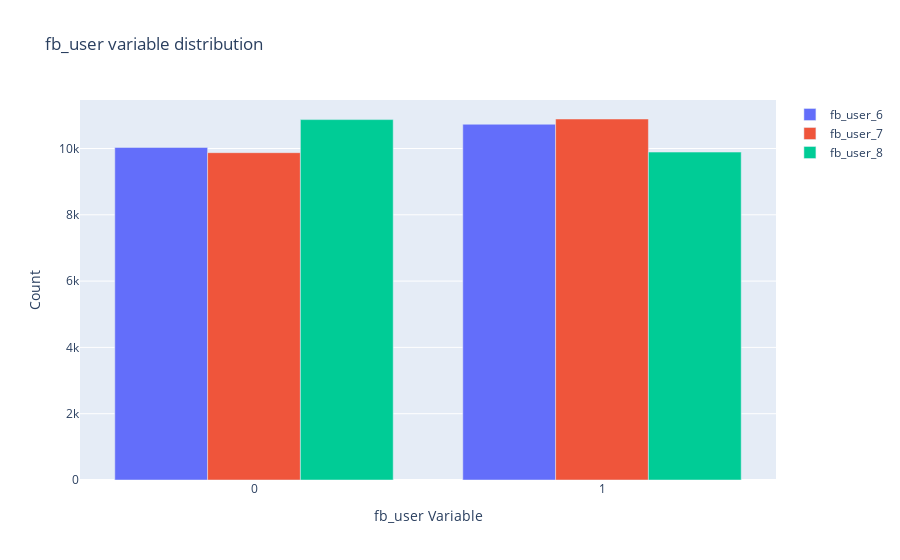

Source (notebook cell):
### Code cell
groupedBarPlot('fb_user')

### Figure 1 — Plotly figure (JSON) as saved in the notebook; plotly's stock layout.template omitted (floating-point values rounded to 4 significant figures)
{"data": [{"name": "fb_user_6", "type": "bar", "x": [1, 0], "y": [10732, 10032]}, {"name": "fb_user_7", "type": "bar", "x": [1, 0], "y": [10890, 9874]}, {"name": "fb_user_8", "type": "bar", "x": [0, 1], "y": [10872, 9892]}], "layout": {"title": {"text": "fb_user variable distribution"}, "xaxis": {"title": {"text": "fb_user Variable"}}, "yaxis": {"title": {"text": "Count"}}}}
